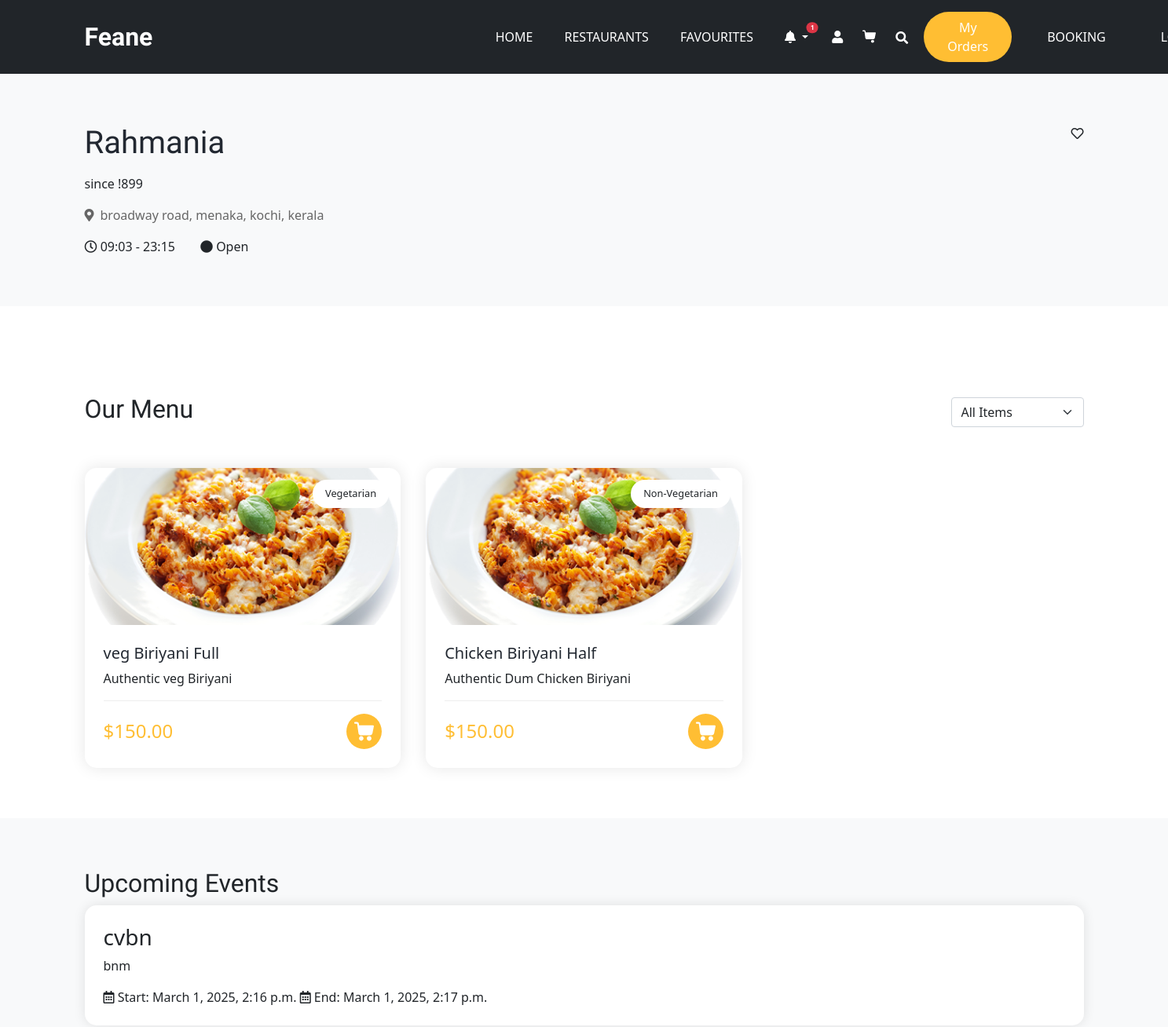
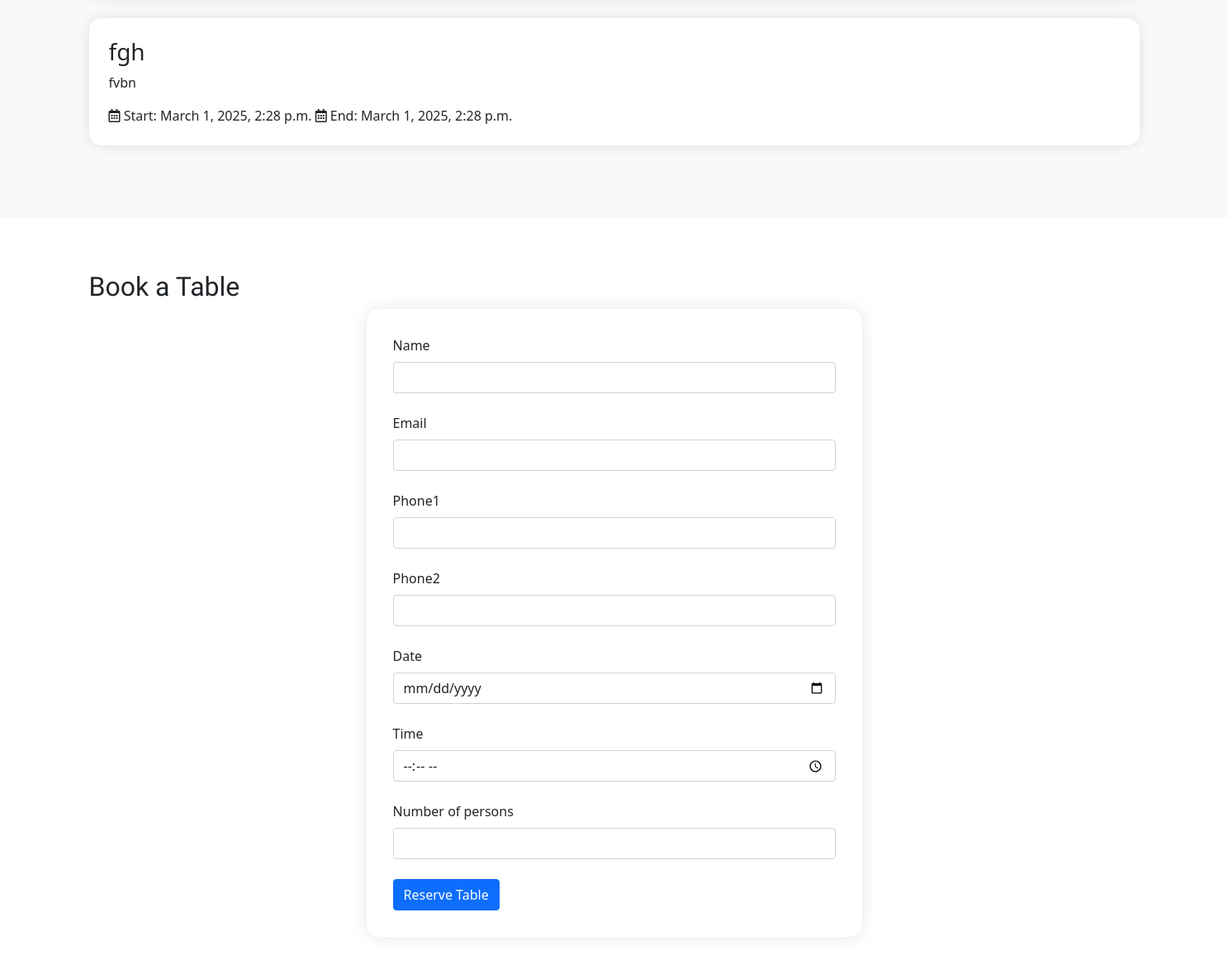
The page /home/restaurant/2/ (signed in) on the database its author committed (2 pictures, top to bottom).
### core/models.py (models this page shows, shortened)
class Restaurant(models.Model):
    role = models.CharField(max_length=20, default='Restaurent_owner')
    owner = models.OneToOneField(User, on_delete=models.CASCADE, related_name='Restaurant')
    name = models.CharField(max_length=255)
    description = models.TextField()
    cuisine_type = models.CharField(max_length=100)
    street = models.CharField(max_length=255, default="street")
    city = models.CharField(max_length=100, default="city")
    state = models.CharField(max_length=100, default="state")
    postal_code = models.CharField(max_length=10, default="000000")
    country = models.CharField(max_length=100, default="country")
    phone_number = models.CharField(max_length=15)
    opening_time = models.TimeField()
    closing_time = models.TimeField()
    status_choices = (
        ('open', 'Open'),
        ('close', 'Close'),
        )
    status = models.CharField(max_length=5, choices=status_choices, default='open')
    profile_picture = models.ImageField(upload_to='restaurant_pics/')
    instagram_link = models.URLField(blank=True, null=True)
    twitter_link = models.URLField(blank=True, null=True)
    dining_capacity = models.PositiveIntegerField(validators=[MinValueValidator(1)], default=50)
    average_rating = models.FloatField(default=0.0)

class FoodItem(models.Model):
    FOOD_TYPE_CHOICES = (
        ('veg', 'Vegetarian'),
        ('non_veg', 'Non-Vegetarian'),
        ('seasonal', 'Seasonal')
    )
    STATUS_CHOICES = (
        ('available', 'Available'),
        ('out_of_stock', 'Out of Stock')
    )
    restaurant = models.ForeignKey(Restaurant, on_delete=models.CASCADE, related_name='menu_items')
    name = models.CharField(max_length=255)
    description = models.TextField()
    price = models.DecimalField(max_digits=10, decimal_places=2)
    category = models.ForeignKey(Category, on_delete=models.CASCADE)
    ingredients = models.ManyToManyField(Ingredient)
    image = models.ImageField(upload_to='food_pics/')
    food_type = models.CharField(max_length=10, choices=FOOD_TYPE_CHOICES)
    status = models.CharField(max_length=15, choices=STATUS_CHOICES, default='available')

class Event(models.Model):
    restaurant = models.ForeignKey(Restaurant, on_delete=models.CASCADE, related_name='events')
    name = models.CharField(max_length=255)
    description = models.TextField()
    image = models.ImageField(upload_to='event_pics/')
    start_date = models.DateTimeField()
    end_date = models.DateTimeField()
    location = models.CharField(max_length=255)
    is_promotional = models.BooleanField(default=False)
    promotion_status = models.CharField(
        max_length=20,
        choices=[
            ('pending', 'Pending'),
            ('payment_pending', 'Payment Pending'),
            ('payment_verification', 'Payment Verification'),
            ('promoted', 'Promoted')
        ],
        default='pending'
    )

### core/views.py (the view)
# urls.py: path('restaurant/<int:restaurant_id>/', views.restaurant_detail, name='restaurant_detail'),
@login_required
def restaurant_detail(request, restaurant_id):
    restaurant = get_object_or_404(Restaurant, id=restaurant_id)
    if request.method == 'POST':
            form = ReservationForm(request.POST, restaurant=restaurant)
            if form.is_valid():
                reservation = form.save(commit=False)
                number_of_persons = reservation.number_of_persons
                if number_of_persons > restaurant.dining_capacity:
                    messages.warning(request, f"Number of persons exceeds the dining capacity of {restaurant.dining_capacity}.")
                else:
                    reservation.restaurant = restaurant
                    reservation.save()
                    messages.success(request, 'Reservation made successfully!')
                    return redirect('restaurant_list')
    else:
        form = ReservationForm(restaurant=restaurant)
    visit, created = RestaurantVisit.objects.get_or_create(
        user=request.user,
        restaurant=restaurant,
        defaults={'visited_at': timezone.now()}
    )
    if not created:
        visit.visited_at = timezone.now()
        visit.save()
    food_type_filter = request.GET.get('food_type')
    if food_type_filter:
        menu_items = FoodItem.objects.filter(restaurant=restaurant, food_type=food_type_filter)
    else:
        menu_items = FoodItem.objects.filter(restaurant=restaurant)
    events = Event.objects.filter(restaurant=restaurant)
    context = {
        'restaurant': restaurant,
        'menu_items': menu_items,
        'events': events,
        'food_type_filter': food_type_filter,
        'form': form,
        'opening_time': restaurant.opening_time.strftime('%H:%M'),
        'closing_time': restaurant.closing_time.strftime('%H:%M'),
    }
    return render(request, 'customer/restaurant_access.html', context)

### core/templates/customer/restaurant_access.html (shortened to what this page needs)
{% extends 'customer/base.html' %}
{% load static %}
{% block content %}
<div class="hero-section">
    <div class="container">
        <div class="restaurant-header">
            <div class="restaurant-info">
                <h1>{{ restaurant.name }}</h1>
                <p class="description">{{ restaurant.description }}</p>
                <div class="location-info">
                    <i class="fas fa-map-marker-alt"></i>
                    <span>{{ restaurant.street }}, {{ restaurant.city }}, {{ restaurant.state }}</span>
                </div>
                <div class="restaurant-meta">
                    <span class="timing">
                        <i class="far fa-clock"></i>
                        {{ opening_time }} - {{ closing_time }}
                    </span>
                    <span class="status {% if restaurant.status == 'open' %}open{% else %}closed{% endif %}">
                        <i class="fas fa-circle"></i>
                        {{ restaurant.get_status_display }}
                    </span>
                </div>
            </div>
            <div class="favorite-action">
                <i class="fa-heart favorite-icon {% if restaurant in user.favorite_restaurants.all %}fas active{% else %}far{% endif %}"
                   data-restaurant-id="{{ restaurant.id }}"></i>
            </div>
        </div>
    </div>
</div>
<section class="food_section">
    <div class="container">
        <div class="section-header">
            <h2>Our Menu</h2>
            <div class="filter-container">
                <form method="get" class="food-filter">
                    <select name="food_type" id="food_type" class="form-select" onchange="this.form.submit()">
                        <option value="">All Items</option>
                    </select>
                </form>
            </div>
        </div>
        <div class="menu-grid">
            {% for item in menu_items %}
                <div class="food-card">
                    <div class="img-box">
                        {% if item.image %}
                            <img src="{{ item.image.url }}" alt="{{ item.name }}">
                        {% else %}
                            <img src="{% static 'images/default-food.jpg' %}" alt="{{ item.name }}">
                        {% endif %}
                        <span class="food-badge {{ item.food_type }}">
                            {{ item.get_food_type_display }}
                        </span>
                    </div>
                    <div class="detail-box">
                        <h3>{{ item.name }}</h3>
                        <p class="description">{{ item.description }}</p>
                        <div class="options">
                            <h4 class="price">${{ item.price }}</h4>
                            <a href="{% url 'add_to_cart' item.id %}" class="cart-btn">
                            </a>
                        </div>
                    </div>
                </div>
            {% empty %}
                <div class="empty-state">
                    <i class="fas fa-utensils"></i>
                    <p>No menu items available</p>
                </div>
            {% endfor %}
        </div>
    </div>
</section>
<section class="events-section">
    <div class="container">
        <h2>Upcoming Events</h2>
        <div class="events-grid">
            {% for event in events %}
                <div class="event-card">
                    <div class="event-content">
                        <h3>{{ event.name }}</h3>
                        <p>{{ event.description }}</p>
                        <div class="event-meta">
                            <span>
                                <i class="far fa-calendar-alt"></i>
                                Start: {{ event.start_date }}
                            </span>
                            <span>
                                <i class="far fa-calendar-alt"></i>
                                End: {{ event.end_date }}
                            </span>
                        </div>
                    </div>
                </div>
            {% empty %}
                <div class="empty-state">
                    <i class="fas fa-calendar-times"></i>
                    <p>No upcoming events</p>
                </div>
            {% endfor %}
        </div>
    </div>
</section>
<section class="reservation-section">
    <div class="container">
        <h2>Book a Table</h2>
        <div class="reservation-form">
            <form method="post">
                {% for field in form %}
                    <div class="form-group">
                        <label for="{{ field.id_for_label }}">{{ field.label }}</label>
                        {{ field }}
                    </div>
                {% endfor %}
                <button type="submit" class="btn btn-primary">Reserve Table</button>
            </form>
        </div>
    </div>
</section>
{% endblock %}

### core/templates/customer/base.html (shortened to what this page needs)
{% load static %}
<!DOCTYPE html>
<html lang="en">
<head>
    <link href="https://cdn.jsdelivr.net/npm/bootstrap@5.3.0/dist/css/bootstrap.min.css" rel="stylesheet">
    <link rel="stylesheet" href="{% static 'https://cdnjs.cloudflare.com/ajax/libs/font-awesome/6.0.0/css/all.min.css' %}">
    <link rel="stylesheet" href="https://cdnjs.cloudflare.com/ajax/libs/font-awesome/5.15.4/css/all.min.css">
    <link rel="stylesheet" type="text/css" href="{% static 'css/bootstrap.css' %}" />
  <link rel="stylesheet" href="https://cdnjs.cloudflare.com/ajax/libs/font-awesome/5.15.4/css/all.min.css">
  <link rel="stylesheet" type="text/css" href="https://cdnjs.cloudflare.com/ajax/libs/OwlCarousel2/2.3.4/assets/owl.carousel.min.css" />
  <link rel="stylesheet" href="https://cdnjs.cloudflare.com/ajax/libs/jquery-nice-select/1.1.0/css/nice-select.min.css" />
  <link href="{% static 'css/font-awesome.min.css' %}" rel="stylesheet" />
  <link href="{% static 'css/style.css' %}" rel="stylesheet" />
  <link href="{% static 'css/responsive.css' %}" rel="stylesheet" />
</head>
<body>
    {% include 'customer/nav.html' %}
    {% block content %}
    {% endblock %}
</body>
</html>

### core/templates/customer/nav.html (shortened to what this page needs)
{% load static %}
<nav class="navbar navbar-expand-lg navbar-dark bg-dark custom_nav-container">
    <div class="container">
        <a class="navbar-brand text-white" href="">
            <span>Feane</span>
        </a>
        <ul class="navbar-nav ms-auto">
            <div class="collapse navbar-collapse" id="navbarNav">
                {% if user.is_authenticated and user.customer %}
                    <ul class="navbar-nav mx-auto">
                        <li class="nav-item active">
                            <a class="nav-link text-white" href="{% url 'customer_home' %}">Home <span class="sr-only">(current)</span></a>
                        </li>
                        <li class="nav-item">
                            <a class="nav-link text-white" href="{% url 'restaurant_list' %}">Restaurants</a>
                        </li>
                        <li class="nav-item">
                            <a class="nav-link text-white" href="{% url 'favorites_list' %}">Favourites</a>
                        </li>
                        <li class="nav-item">
                            <div class="notification-bell d-flex align-items-center">
                                <div class="dropdown">
                                    <a href="#" class="nav-link dropdown-toggle" id="notificationDropdown" data-bs-toggle="dropdown" aria-expanded="false">
                                        <i class="fas fa-bell" style="color: #ffffff;"></i>
                                        {% if unread_notifications_count > 0 %}
                                            <span class="position-absolute translate-middle badge rounded-pill bg-danger" style="font-size: 0.5rem; top: 5px;">
                                                {{ unread_notifications_count }}
                                            </span>
                                        {% endif %}
                                    </a>
                                </div>
                            </div>
                        </li>
                    </ul>
                    <div class="user_option">
                        <a href="{% url 'customer_profile' %}" class="user_link text-white">
                            <i class="fa fa-user" aria-hidden="true"></i>
                        </a>
                        <a class="cart_link text-white" href="{% url 'view_cart' %}">
                        </a>
                        <div class="search-container">
                            <button class="btn text-white nav_search-btn" type="button" data-bs-toggle="modal" data-bs-target="#searchModal">
                                <i class="fa fa-search" aria-hidden="true"></i>
                            </button>
                        </div>
                        <a href="{% url 'my_orders' %}" class="order_online btn btn-warning">
                            My Orders
                        </a>
                        <li class="nav-item">
                            <a class="nav-link text-white" href="{% url 'customer_bookings' %}">Booking</a>
                        </li>
                    </div>
                {% endif %}
                {% if user.is_authenticated %}
                    <li class="nav-item">
                        <a class="nav-link text-white" href="{% url 'logout' %}">Logout</a>
                    </li>
                {% endif %}
            </div>
        </ul>
    </div>
</nav>
<link href="https://cdn.jsdelivr.net/npm/bootstrap@5.1.3/dist/css/bootstrap.min.css" rel="stylesheet">
<link href="https://cdnjs.cloudflare.com/ajax/libs/font-awesome/5.15.4/css/all.min.css" rel="stylesheet">

### rows shown on the page
Restaurant: name "Rahmania", description "since !899", street "broadway road", city "menaka, kochi", state "kerala", status "Open"
FoodItem: image (picture), food_type "Vegetarian", name "veg Biriyani Full", description "Authentic veg Biriyani", price "150.00"
FoodItem: image (picture), food_type "Non-Vegetarian", name "Chicken Biriyani Half", description "Authentic Dum Chicken Biriyani", price "150.00"
Event: name "cvbn", description "bnm", start_date "March 1, 2025, 2:16 p.m.", end_date "March 1, 2025, 2:17 p.m."
Event: name "fgh", description "fvbn", start_date "March 1, 2025, 2:28 p.m.", end_date "March 1, 2025, 2:28 p.m."

### other values the page prints
{{ unread_notifications_count }} "1"
{{ opening_time }} "09:03"
{{ closing_time }} "23:15"
{{ field.label }} "Name" "Email" "Phone1" "Phone2" "Date" "Time" "Number of persons"
